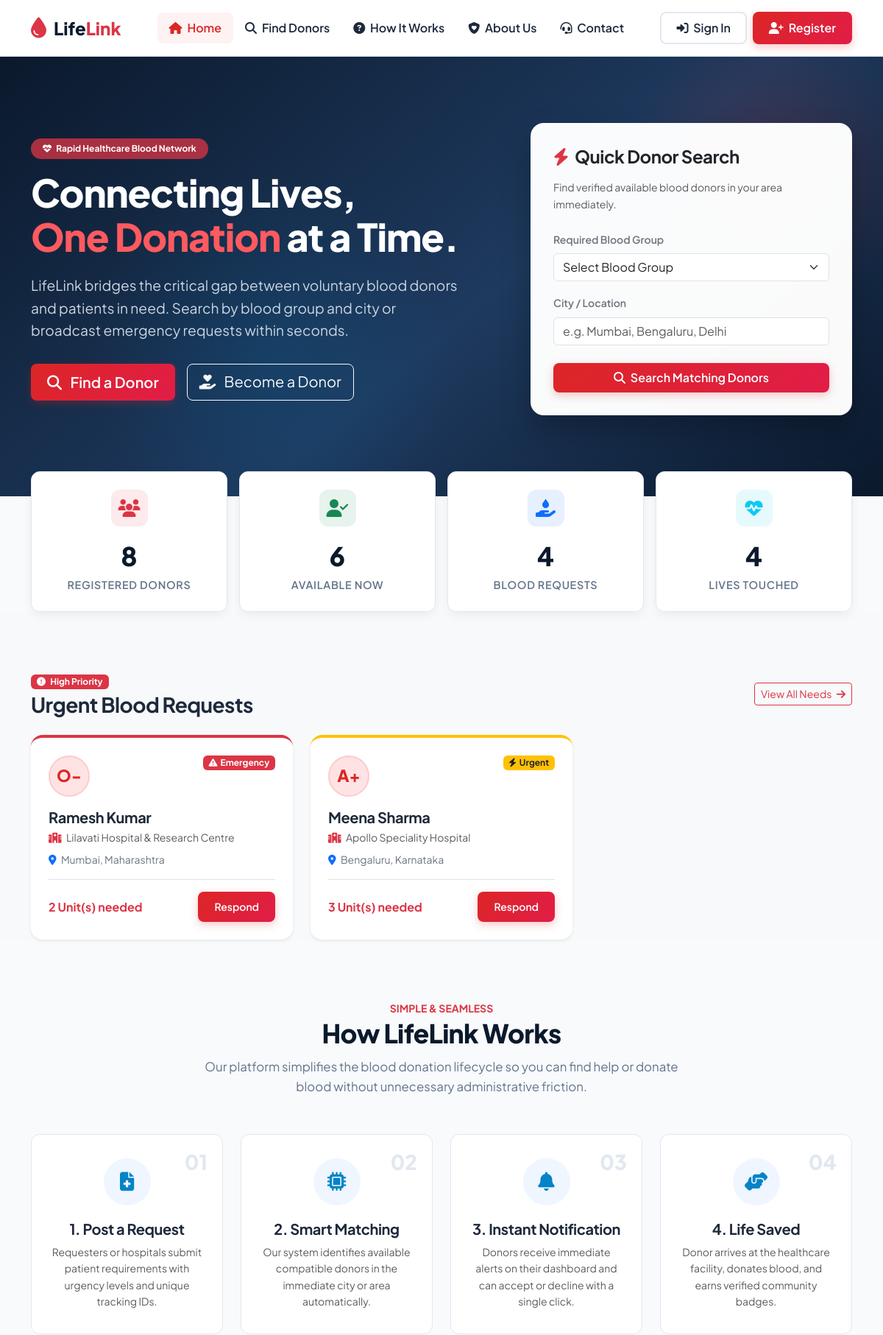
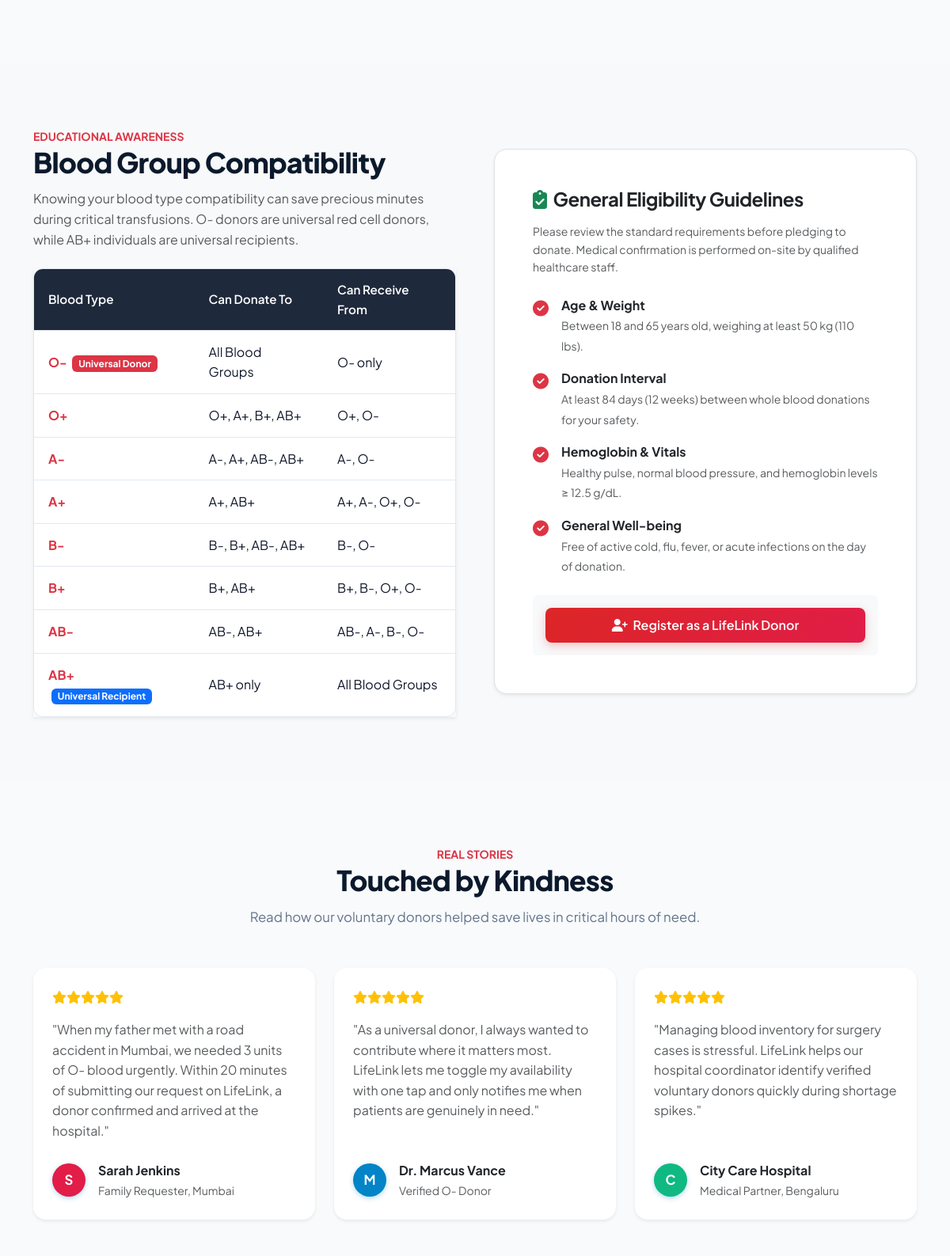
The page / (upper part) on the database its author committed (2 pictures, top to bottom).
### tables this page shows
CREATE TABLE IF NOT EXISTS `blood_requests` (
  `request_id` INT AUTO_INCREMENT PRIMARY KEY,
  `unique_request_number` VARCHAR(30) UNIQUE NOT NULL,
  `requester_id` INT NOT NULL,
  `patient_name` VARCHAR(100) NOT NULL,
  `blood_group` ENUM('A+', 'A-', 'B+', 'B-', 'AB+', 'AB-', 'O+', 'O-') NOT NULL,
  `units_required` INT NOT NULL DEFAULT 1,
  `hospital_name` VARCHAR(150) NOT NULL,
  `hospital_address` TEXT NOT NULL,
  `state` VARCHAR(100) NOT NULL,
  `city` VARCHAR(100) NOT NULL,
  `pin_code` VARCHAR(20) NOT NULL,
  `required_date` DATE NOT NULL,
  `urgency` ENUM('Normal', 'Urgent', 'Emergency') DEFAULT 'Normal',
  `additional_information` TEXT NULL,
  `contact_person` VARCHAR(100) NOT NULL,
  `contact_phone` VARCHAR(20) NOT NULL,
  `status` ENUM('Pending', 'Donors Notified', 'Donor Response Received', 'Accepted', 'In Progress', 'Completed', 'Cancelled') DEFAULT 'Pending',
  `hospital_confirmed` TINYINT(1) DEFAULT 0,
  `hospital_confirmed_at` TIMESTAMP NULL,
  `hospital_notes` TEXT NULL,
  `created_at` TIMESTAMP DEFAULT CURRENT_TIMESTAMP,
  `updated_at` TIMESTAMP DEFAULT CURRENT_TIMESTAMP ON UPDATE CURRENT_TIMESTAMP,
  CONSTRAINT `fk_requests_requester` FOREIGN KEY (`requester_id`) REFERENCES `users` (`user_id`) ON DELETE CASCADE
);

### index.php (the view, shortened to what the rows shown need)
<?php
require_once __DIR__ . '/includes/functions.php';
require_once __DIR__ . '/includes/auth.php';
$emergencyRequests = [];
if ($db) {
    try {
        $stmt = $db->query("SELECT * FROM blood_requests WHERE status IN ('Pending', 'Donors Notified', 'Donor Response Received') AND urgency IN ('Emergency', 'Urgent') ORDER BY urgency = 'Emergency' DESC, created_at DESC LIMIT 3");
        $emergencyRequests = $stmt->fetchAll();
    } catch (Exception $e) {
    }
}
require_once __DIR__ . '/includes/header.php';
?>
<section class="hero-section">
    <div class="container position-relative" style="z-index: 5;">
        <div class="row align-items-center g-5">
            <div class="col-lg-7">
                <h1 class="hero-title">
                    Connecting Lives, <br><span>One Donation</span> at a Time.
                </h1>
            </div>
        </div>
    </div>
</section>
<?php if (!empty($emergencyRequests)): ?>
<section class="section-padding bg-light pb-0">
    <div class="container">
        <div class="row g-4">
            <?php foreach ($emergencyRequests as $req): ?>
                <div class="col-md-4">
                    <div class="card border-0 shadow-sm rounded-4 h-100 p-4 border-top border-4 <?= $req['urgency'] === 'Emergency' ? 'border-danger' : 'border-warning' ?>">
                        <div class="d-flex justify-content-between align-items-start mb-3">
                            <span class="blood-badge"><?= htmlspecialchars($req['blood_group']) ?></span>
                            <?= getUrgencyBadge($req['urgency']) ?>
                        </div>
                        <h5 class="fw-bold mb-1 text-truncate"><?= htmlspecialchars($req['patient_name']) ?></h5>
                        <p class="text-muted small mb-2"><i class="fa-solid fa-hospital text-danger me-1"></i> <?= htmlspecialchars($req['hospital_name']) ?></p>
                        <p class="text-secondary small mb-3"><i class="fa-solid fa-location-dot text-primary me-1"></i> <?= htmlspecialchars($req['city']) ?>, <?= htmlspecialchars($req['state']) ?></p>
                        <div class="mt-auto pt-3 border-top d-flex justify-content-between align-items-center">
                            <span class="fw-bold text-danger"><?= (int)$req['units_required'] ?> Unit(s) needed</span>
                            <a href="<?= BASE_URL ?>/login.php" class="btn btn-sm btn-lifelink-red">Respond</a>
                        </div>
                    </div>
                </div>
            <?php endforeach; ?>
        </div>
    </div>
</section>
<?php endif; ?>
<section id="how-it-works" class="section-padding">
    <div class="container text-center">
        <h2 class="section-title">How LifeLink Works</h2>
    </div>
</section>
<section class="section-padding bg-light">
    <div class="container">
        <div class="row g-5 align-items-center">
            <div class="col-lg-6">
                <h2 class="section-title">Blood Group Compatibility</h2>
                <div class="table-responsive shadow-sm">
                    <table class="compat-table">
                        <thead>
                            <tr>
                                <th>Blood Type</th>
                                <th>Can Donate To</th>
                                <th>Can Receive From</th>
                            </tr>
                        </thead>
                    </table>
                </div>
            </div>
        </div>
    </div>
</section>
<section class="section-padding">
    <div class="container text-center">
        <h2 class="section-title">Touched by Kindness</h2>
    </div>
</section>
<?php require_once __DIR__ . '/includes/footer.php'; ?>

### includes/functions.php (shortened to what the rows shown need)
<?php
function getUrgencyBadge($urgency) {
    switch (strtolower($urgency)) {
        case 'emergency':
            return '<span class="badge bg-danger text-white"><i class="fa-solid fa-triangle-exclamation me-1"></i>Emergency</span>';
        case 'urgent':
            return '<span class="badge bg-warning text-dark"><i class="fa-solid fa-bolt me-1"></i>Urgent</span>';
    }
}

### rows shown on the page
blood_requests: blood_group "O-", urgency "Emergency" (drawn), patient_name "Ramesh Kumar", hospital_name "Lilavati Hospital & Research Centre", city "Mumbai", state "Maharashtra", units_required "2"
blood_requests: blood_group "A+", urgency "Urgent" (drawn), patient_name "Meena Sharma", hospital_name "Apollo Speciality Hospital", city "Bengaluru", state "Karnataka", units_required "3"

### other values the page prints
$totalDonors "8"
$availableDonors "6"
$totalRequests "4"
$completedDonations "4"
